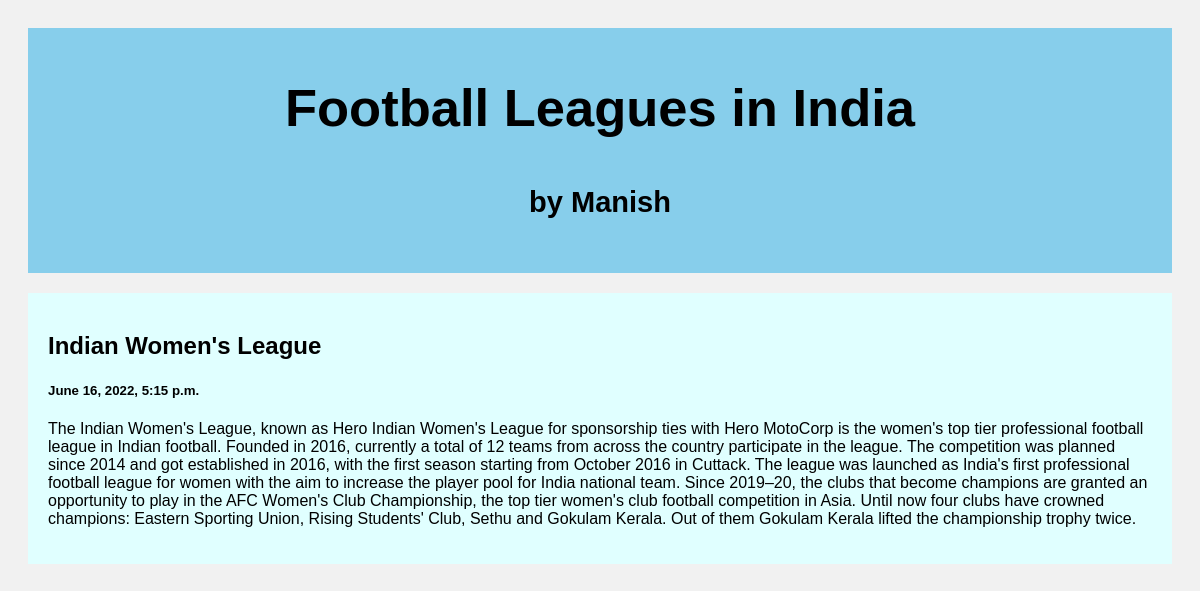
/post/6, run on the app's committed database.
### writing/models.py (models this page shows)
class Feature(models.Model):
    title = models.CharField(max_length=100)
    body = models.CharField(max_length=100000)
    created_at = models.DateTimeField(default=datetime.now, blank=True)

### writing/views.py (the view)
# urls.py: path('post/<str:pk>', views.post , name='post')
def post(request, pk):
    writing = Feature.objects.get(id=pk)
    return render(request, 'post.html',  {'writing': writing})

### templates/post.html (shortened to what this page needs)
<!DOCTYPE html>
<html>
<head>
</head>
<body>
<div class="header">
  <h2>Football Leagues in India</h2>
  <h5>by Manish</h5>
</div>
<div class="row">
  <div class="leftcolumn">
    <div class="card">
        <h2>{{writing.title}}</h2>
        <h5>{{writing.created_at}}</h5>
        <p>{{writing.body}}</p>
    </div>
  </div>
</div>
</body>
</html>

### templates/post.html (style rules this page uses)
* { box-sizing: border-box; }
body { font-family: Arial; padding: 20px; background: #f1f1f1; }
.header { padding: 5px; font-size: 35px; text-align: center; background: skyblue; }
.leftcolumn { float: left; width: 100%; }
.card { background-color: lightcyan; padding: 20px; margin-top: 20px; }
.row:after { content: ""; display: table; clear: both; }

### data on the page
Feature: title "Indian Women's League", created_at "June 16, 2022, 5:15 p.m.", body "The Indian Women's League, known as Hero Indian Women's League for sponsorship ties with Hero MotoCorp is the women's top tier professional football league in Indian football. Founded in 2016, currently a total of 12 teams from across the country participate in the league. The competition was planned since 2014 and got established in 2016, with the first season starting from October 2016 in Cuttack. The league was launched as India's first professional football league for women with the aim to increase the player pool for India national team. Since 2019–20, the clubs that become champions are granted an opportunity to play in the AFC Women's Club Championship, the top tier women's club…"
